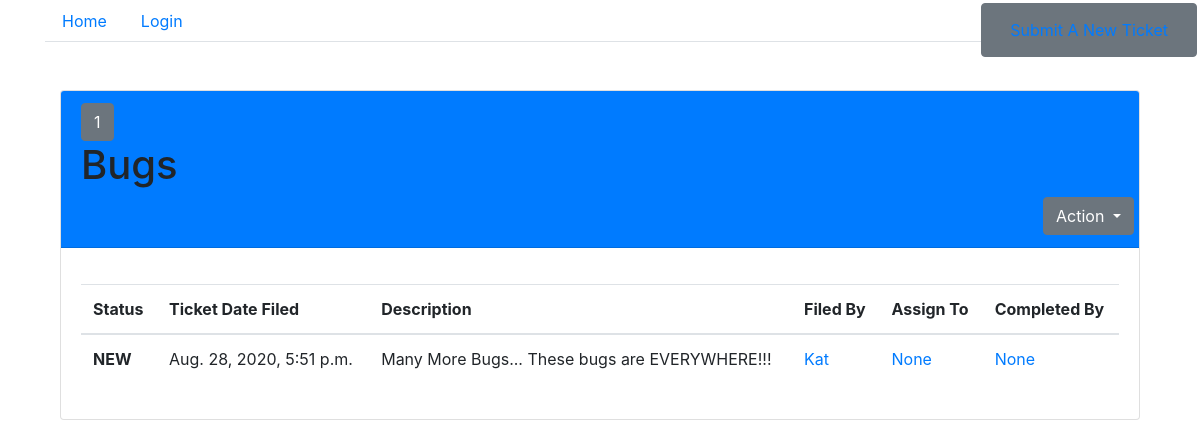
The page /ticket/1/ on the database its author committed.
### bugs_app/models.py (models this page shows, shortened)
class Ticket(models.Model):
  NEW = 'NEW'
  IN_PROGRESS = 'IN PROGRESS'
  DONE = 'DONE'
  INVALID = 'INVALID'
  TICKET_STATUS_LABELS = [
    (NEW, 'New'),
    (IN_PROGRESS, 'In Progress'),
    (DONE, 'Done'),
    (INVALID, 'Invalid'),
  ]
  title = models.CharField(max_length=100)
  date_time = models.DateTimeField(default=timezone.now)
  description = models.TextField()
  filed_by = models.ForeignKey(MyUser, on_delete=models.CASCADE)
  current_ticket_process = models.CharField(
    max_length=20,
    default="NEW",
    choices=TICKET_STATUS_LABELS,
  )
  assigned_to = models.ForeignKey(MyUser, on_delete=models.CASCADE, related_name='assigned_user', null=True, blank=True)
  completed_by = models.ForeignKey(MyUser, on_delete=models.CASCADE, related_name='completed_user', null=True, blank=True)

class MyUser(AbstractUser):
  pass

### bugs_app/views.py (the view)
# urls.py: path('ticket/<int:ticket_id>/', views.ticket_detail, name='ticket'),
def ticket_detail(request, ticket_id):
  current_ticket = Ticket.objects.filter(id=ticket_id).first()
  return render(
    request,
    'ticket.html',
    {
      'ticket': current_ticket,
    }
  )

### templates/ticket.html (shortened to what this page needs)
{% extends 'base.html' %}
{% block content %}
  <ul class="nav nav-tabs">
    <li class="nav-item">
        <a class="nav-link" href="/">Home</a>
    </li>
    {% if request.user.is_authenticated %}
    <li class="nav-item">
        <a class="nav-link" href="/logout/">Logout</a>
    </li>
    {% else %}
    <li class="nav-item">
        <a class="nav-link" href="/login/">Login</a>
    </li>
    {% endif %}
</ul>
<ul class="nav justify-content-end" style="position: fixed; top: 3px; right: 3px;">
    <li class="nav-item">
        <button class="btn btn-secondary"><a class="nav-link" href="/submit/">Submit A New Ticket</a></button>
    </li>
</ul>
<br>
<br>
<div class="container">
    <div class="card">
        {% if ticket.current_ticket_process == 'NEW' %}
        <div class="card-header bg-primary mb-3">
            <button type="button" class="btn btn-secondary">{{ticket.id}}</button>
            <h1>{{ticket.title}}</h1>
            <div class=" row justify-content-end">
                <div class="btn-group">
                    <button type="button" class="btn btn-secondary dropdown-toggle" data-toggle="dropdown"
                        aria-haspopup="true" aria-expanded="false">
                        Action
                    </button>
                </div>
            </div>
        </div>
        {% endif %}
        <div class="card-body">
            <table class="table table-hover">
                <thead>
                    <tr>
                        <th scope="col">Status</th>
                        <th scope="col">Ticket Date Filed</th>
                        <th scope="col">Description</th>
                        <th scope="col">Filed By</th>
                        <th scope="col">Assign To</th>
                        <th scope="col">Completed By</th>
                    </tr>
                </thead>
                <tbody>
                    <tr>
                        <th scope="row">{{ticket.current_ticket_process}}</th>
                        <td>{{ ticket.date_time }}</td>
                        <td>{{ ticket.description }}</td>
                        <td><a href="/user/{{ticket.filed_by.username}}" class="card-link">{{ ticket.filed_by }}</a></td>
                        <td><a href="/user/{{ticket.assigned_to}}" class="card-link">{{ ticket.assigned_to }}</a></td>
                        <td><a href="/user/{{ticket.completed_by}}" class="card-link">{{ ticket.completed_by }}</a></td>
                    </tr>
                </tbody>
            </table>
        </div>
    </div>
</div>
{% endblock content %}

### rows shown on the page
Ticket: id "1", title "Bugs", current_ticket_process "NEW", date_time "Aug. 28, 2020, 5:51 p.m.", description "Many More Bugs... These bugs are EVERYWHERE!!!", filed_by "Kat", assigned_to "None", completed_by "None"
